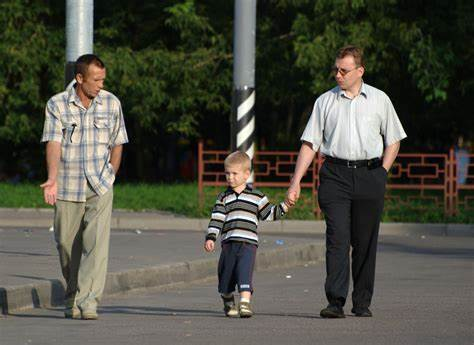
#> input picture LAB_5/datasets/test/img1.jfif, 474 x 345 px
$ python dfasdfas.py
#> lines starting #> are read from the running program, lines starting #| are printed output that depends on the picture; after the words box and inside, x2 and y2 are one past the last pixel; in counts of white or black regions, pixels touching at a corner belong together
import cv2
import matplotlib.pyplot as plt

# Đường dẫn đến tệp ảnh đầu vào
input_image_path = "datasets/test/img1.jfif"

# Tải ảnh đầu vào
image = cv2.imread(input_image_path)
#> image is the input picture: shape (345, 474, 3); mean B, G, R 67.1, 78.7, 79
image = cv2.resize(image, (600, 400))  # Thay đổi kích thước ảnh
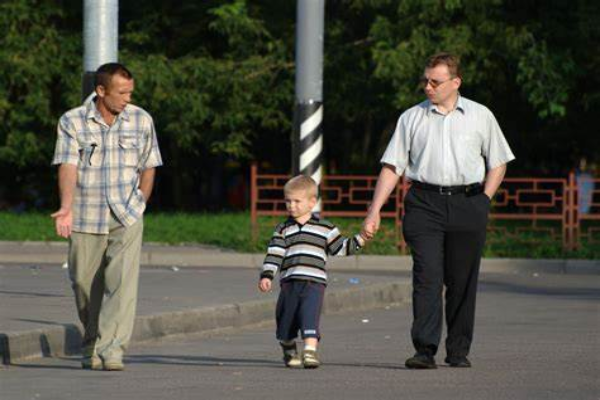
#> image: shape (400, 600, 3); mean B, G, R 67, 78.5, 78.9
gray_image = cv2.cvtColor(image, cv2.COLOR_BGR2GRAY)  # Chuyển đổi ảnh sang ảnh xám
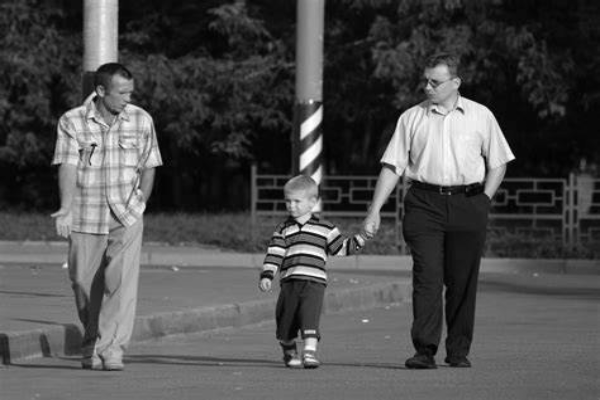
#> gray_image: shape (400, 600); min 0, max 255, mean 77.3

# Khởi tạo HOG descriptor và SVM detector được huấn luyện sẵn
hog = cv2.HOGDescriptor()
hog.setSVMDetector(cv2.HOGDescriptor_getDefaultPeopleDetector())

# Phát hiện người đi bộ
rects, weights = hog.detectMultiScale(
    gray_image, winStride=(8, 8), padding=(8, 8), scale=1.05
)
#> rects = [[378, 180, 109, 218], [244, 165, 117, 234], [18, 46, 178, 354], [342, 24, 193, 376]]; weights = [0.585, 1.71, 1.78, 2.26]

# Vẽ các khung chữ nhật xung quanh người đi bộ được phát hiện
for x, y, w, h in rects:
    cv2.rectangle(image, (x, y), (x + w, y + h), (0, 255, 0), 2)
#> this loop made 4 passes
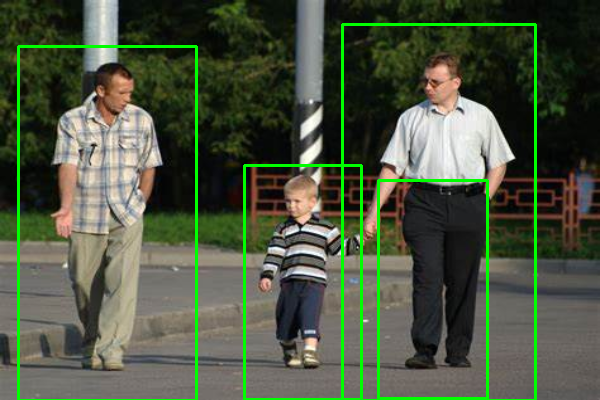
#> image: shape (400, 600, 3); 4.02% of pixels changed, all inside (x1, y1, x2, y2) = (17, 23, 537, 400)

# Hiển thị ảnh kết quả
plt.imshow(cv2.cvtColor(image, cv2.COLOR_BGR2RGB))
plt.axis("off")
plt.show()

$ run again, with LAB_5/datasets/test/img.jpg saved as LAB_5/datasets/test/img1.jfif
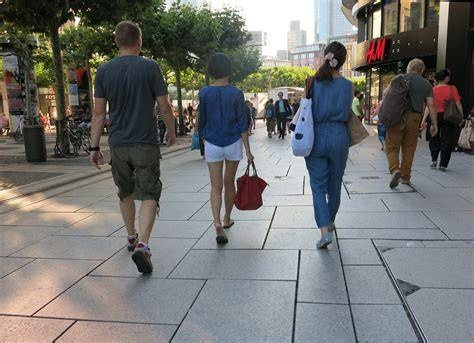
#> input picture LAB_5/datasets/test/img.jpg, 474 x 343 px
#> image is the input picture: shape (343, 474, 3); mean B, G, R 113.3, 115.2, 114.9
#> `gray_image = cv2.cvtColor(image, cv2.COLOR_BGR2GRAY)`:
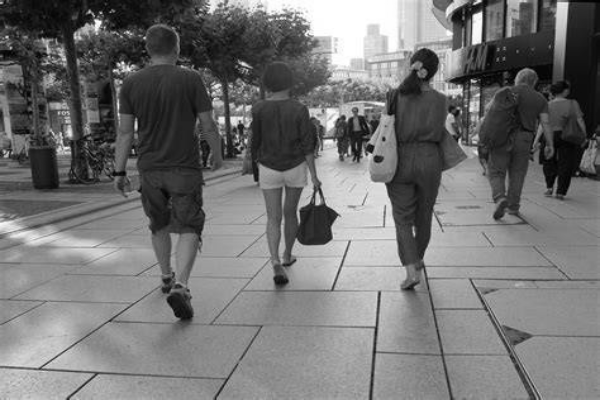
#> gray_image: shape (400, 600); min 0, max 255, mean 114.8
#> rects = [[524, 62, 76, 165], [452, 42, 111, 223], [350, 16, 144, 288], [211, 29, 147, 294], [85, 15, 173, 346]]; weights = [2.25, 1.67, 2.52, 1.59, 1.28]
#> the loop `for x, y, w, h in rects:` made 5 passes
#> after the loop `for x, y, w, h in rects:`:
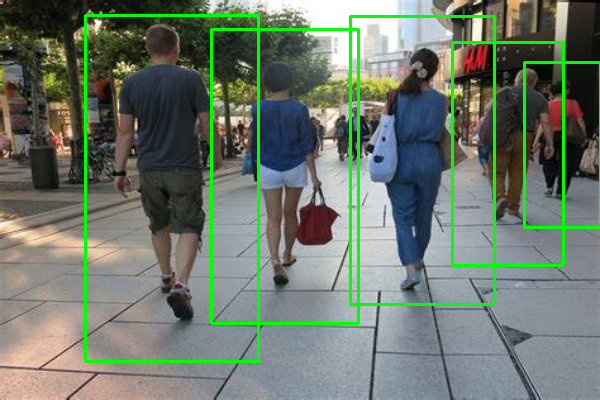
#> image: shape (400, 600, 3); mean B, G, R 107.7, 121.4, 109.1
